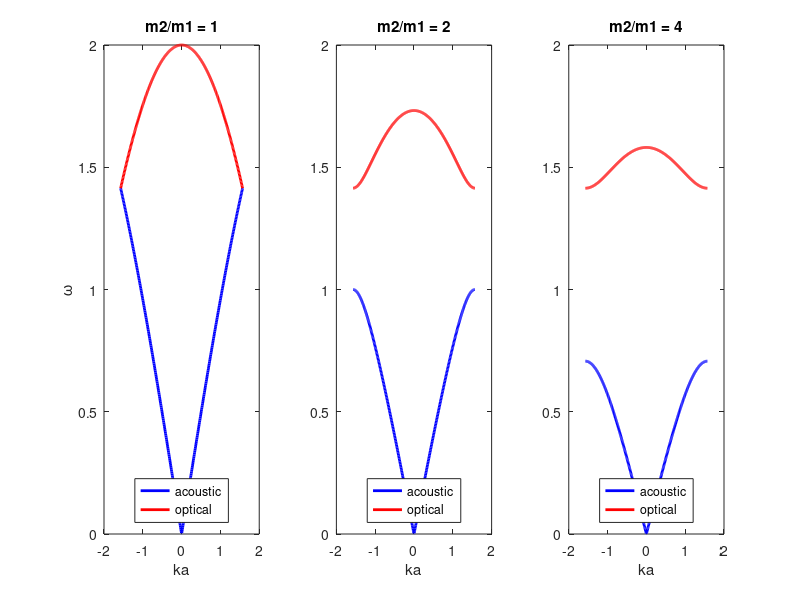

Here is the MATLAB script that generated this plot: (Note: this script raises an error after producing the figure.)
% Wk02 - Phonon dispersion of a 1D diatomic chain
% Author: Prof. S. Joon Kwon - SPMDL - SKKU
clear; clc;

C = 1.0; m1 = 1.0;
ratios = [1, 2, 4];
ka = linspace(-pi/2, pi/2, 400);

figure(1);
for i = 1:numel(ratios)
    m2 = ratios(i) * m1;
    s = 1/m1 + 1/m2;
    root = sqrt(s^2 - 4*sin(ka).^2/(m1*m2));
    w_ac = sqrt(C*(s - root));
    w_op = sqrt(C*(s + root));
    subplot(1, numel(ratios), i);
    plot(ka, w_ac, 'b-', 'LineWidth', 2); hold on;
    plot(ka, w_op, 'r-', 'LineWidth', 2); hold off;
    title(sprintf('m2/m1 = %d', ratios(i)));
    xlabel('ka'); if i == 1, ylabel('\omega'); end
    legend('acoustic','optical','Location','south');
end
sgtitle('Diatomic chain: mass contrast opens a phonon band gap');
